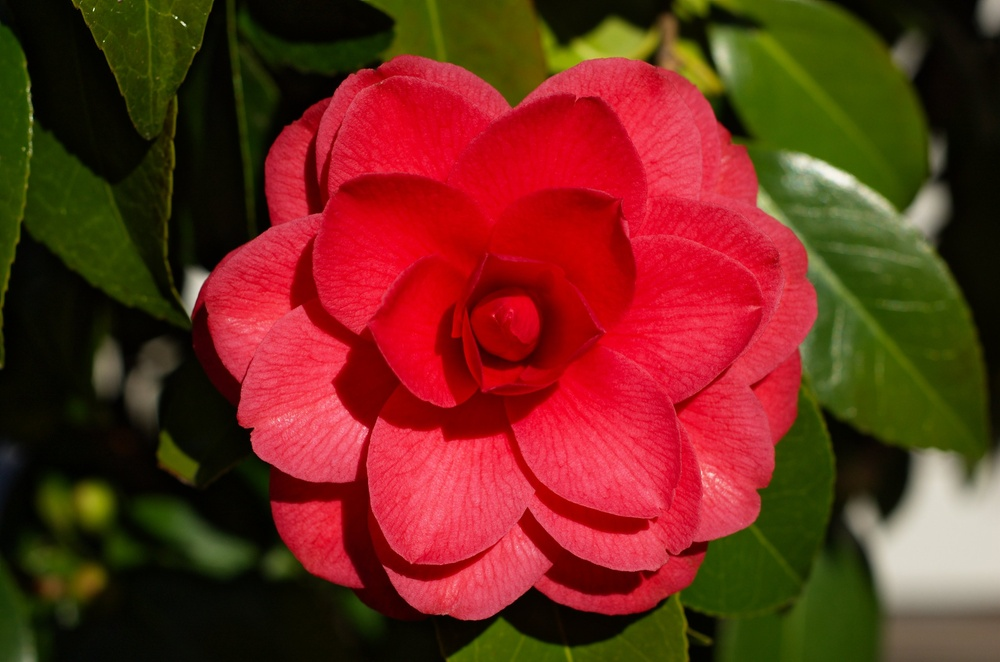
#> input picture image/redFlower.jpeg, 1000 x 662 px, shrunk from 3031 x 2006 before the run
$ jupyter execute tuto2.ipynb
#> lines starting #> are read from the running program, lines starting #| are printed output that depends on the picture; after the words box and inside, x2 and y2 are one past the last pixel; in counts of white or black regions, pixels touching at a corner belong together
[cell 1]
import cv2
import matplotlib.pyplot as plt
import numpy as np

# Trouver de vrais objets grâce à leur couleur
---
Si l'on regarde l'histogramme des channels RVB de l'objet suivant :

[cell 2]
im = cv2.cvtColor(cv2.imread('../image/redFlower.jpeg'), cv2.COLOR_BGR2RGB)
plt.imshow(im)

f,ax=plt.subplots(1,3,figsize=(20,5))
ax[0].hist(im[:,:,0].ravel(),255)
ax[0].set_title('Red')
ax[1].hist(im[:,:,1].ravel(),255)
ax[1].set_title('Green')
ax[2].hist(im[:,:,2].ravel(),255)
ax[2].set_title('Blue')

plt.show()
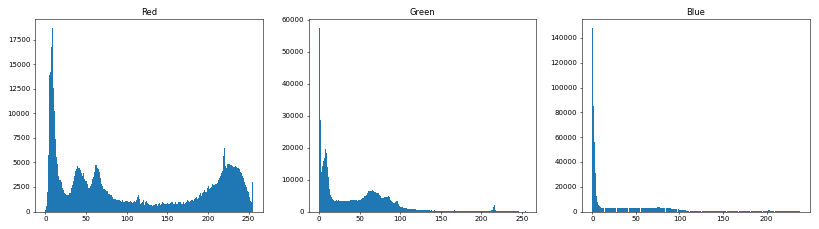
#> figure drawn by matplotlib, 3 panels; panel 1: tallest bar 18655 high, from x = 8 to 9; panel 2: tallest bar 57440 high, from x = 0 to 1; panel 3: tallest bar 147910 high, from x = 5.55e-17 to 0.933

---
On remarque qu'il est plus compliqué de trouver la couleur rouge dans l'histogramme 'Red'. Si l'on sélectionne la composant 255 :

[cell 3]
plt.imshow(im[:,:,0]==255,cmap="gray")
plt.show()
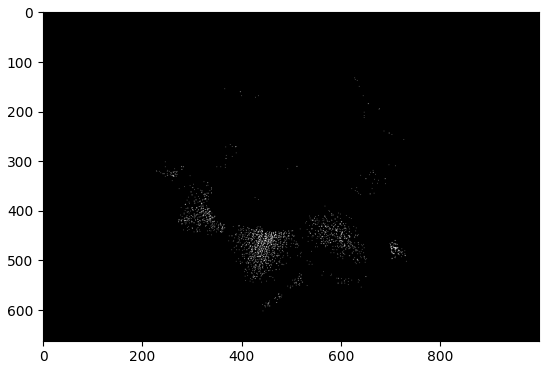
#> figure drawn by matplotlib, 1 panel

# Sélectionne de plusieurs rouge
---
Si l'on prend plusieurs rouges à partir d'un **seuil** choisi au harsard `s = 127`

[cell 4]
imRed = im[:,:,0]>127
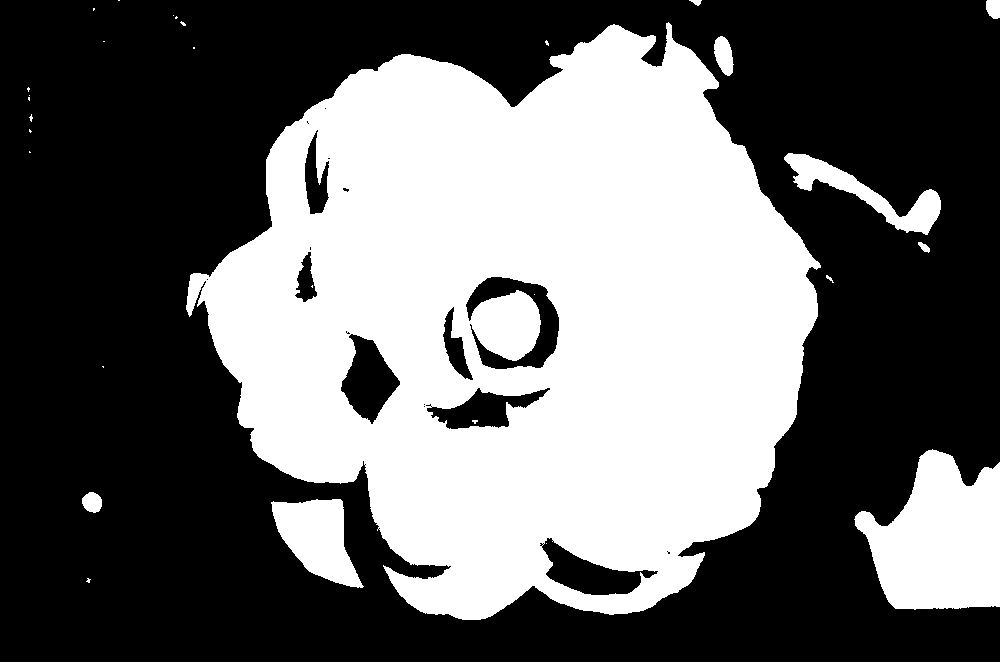
#> imRed: shape (662, 1000) bool; 41.2% white; 30 white regions (20 under 20 px), largest, box (x1, y1, x2, y2) and area: (186, 22, 821, 620) 246553, (854, 449, 1000, 610) 16165, (271, 499, 364, 588) 4821

plt.imshow(imRed,cmap="gray")
plt.show()

# Alier plusieurs couleurs - Méthode 1
---
Nous savons que notre fleur est rouge, pas verte et pas bleu. Ceci traduit en opération logique (`&` pour `and` et `~` pour `not`) <br \>
`Flower = Rouge et pas verte et pas bleu` <br \>
`Flower = red & (~green) & (~blue)`

[cell 5]
red = im[:,:,0]>127
green = im[:,:,1]>127
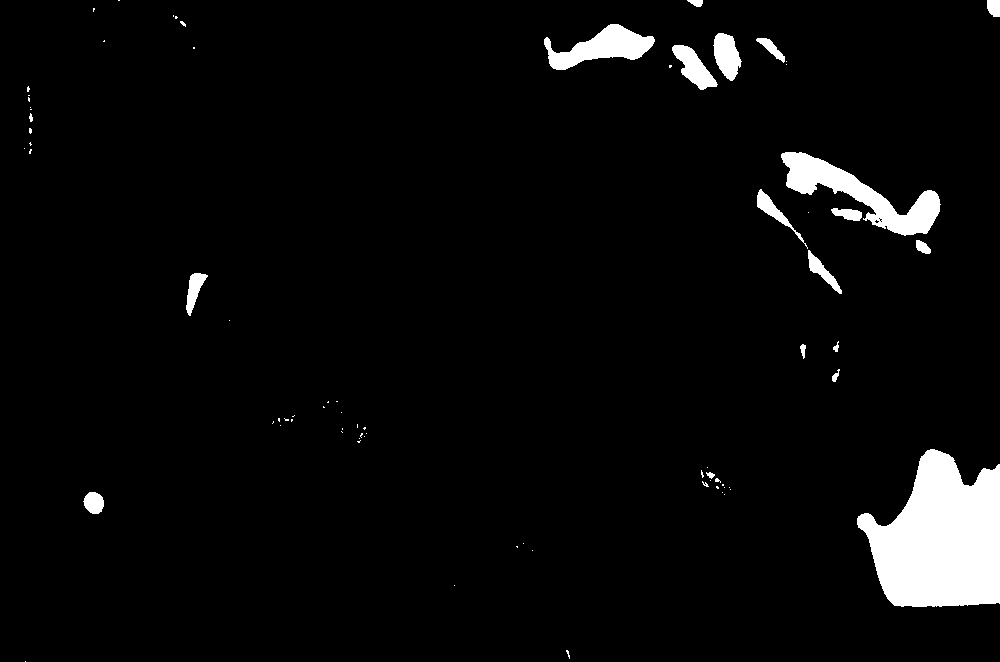
#> green: shape (662, 1000) bool; 4.2% white; 77 white regions (58 under 20 px), largest, box (x1, y1, x2, y2) and area: (857, 449, 1000, 607) 15728, (781, 152, 941, 236) 4457, (544, 24, 655, 70) 2456
blue = im[:,:,2]>127
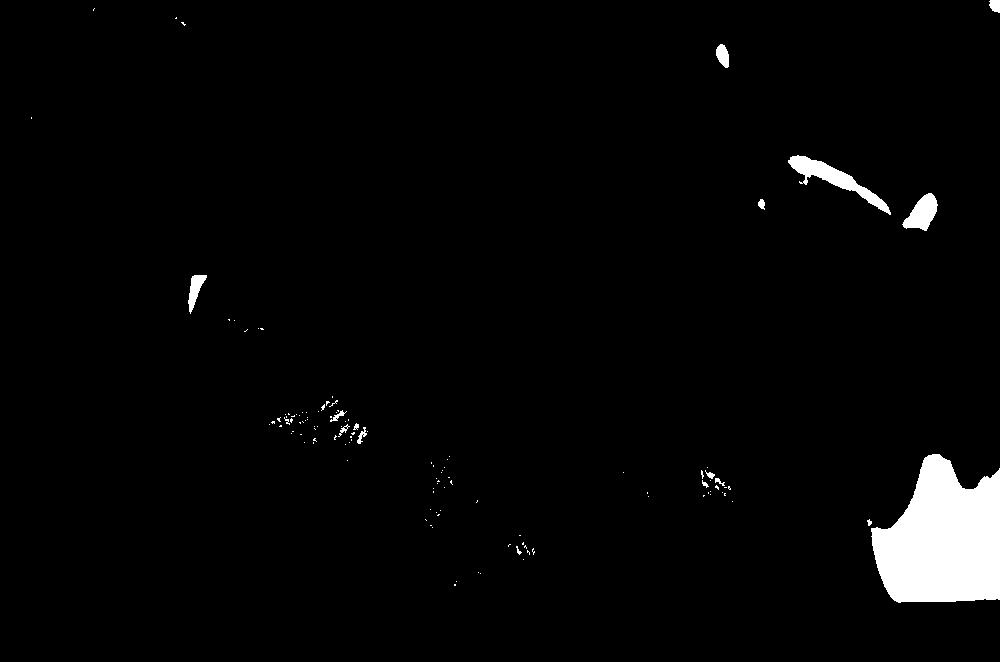
#> blue: shape (662, 1000) bool; 2.7% white; 122 white regions (106 under 20 px), largest, box (x1, y1, x2, y2) and area: (871, 454, 1000, 603) 14046, (788, 155, 891, 215) 1471, (902, 193, 938, 231) 778

f,ax = plt.subplots(1,3,figsize=(10,10))
ax[0].imshow(red,cmap="gray")
ax[1].imshow(green,cmap="gray")
ax[2].imshow(blue,cmap="gray")
plt.show()

plt.imshow(red&~green&~blue,cmap="gray")
plt.show()
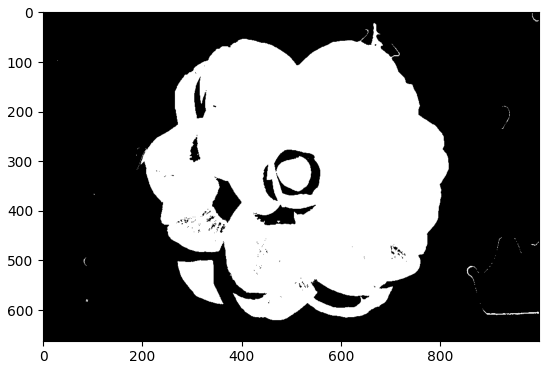
#> figure drawn by matplotlib, 1 panel

# Alier plusieurs couleurs - Méthode 2
---
Il est possible d'utiliser la fonction `cv2.inRange` où l'on sélectionne les tranches de couleurs que l'on veut. <br \>
Ici nous avons considéré que le rouge est dans `[127,255]`, le vert `[0,127]` et le bleu `[0,127]`.

[cell 6]
mask = cv2.inRange(im, (127, 0, 0), (255, 127, 127));
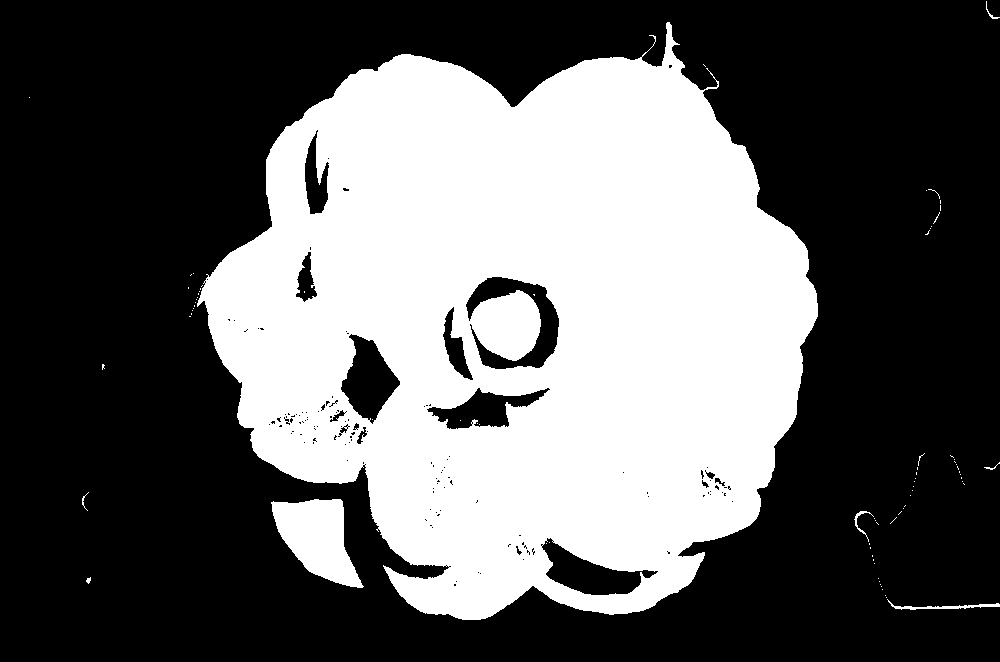
#> mask: shape (662, 1000); 37.4% white; 79 white regions (71 under 20 px), largest, box (x1, y1, x2, y2) and area: (197, 22, 818, 620) 242110, (271, 499, 364, 588) 4835, (887, 599, 1000, 610) 310
plt.imshow(mask,cmap="gray")
plt.show()

$ run again, with image/cd.jpeg copied over image/redFlower.jpeg
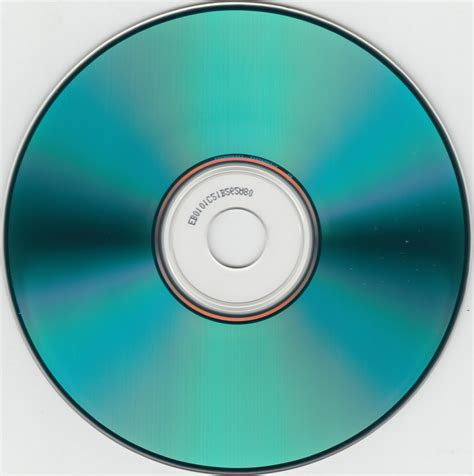
#> input picture image/cd.jpeg, 474 x 476 px
#> `imRed = im[:,:,0]>127`:
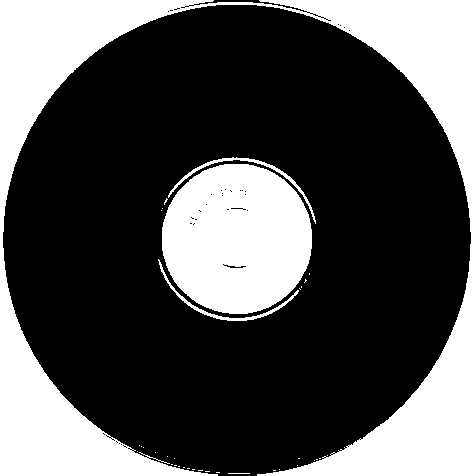
#> imRed: shape (476, 474) bool; 31.8% white; 36 white regions (31 under 20 px), largest, box (x1, y1, x2, y2) and area: (0, 0, 474, 476) 52893, (162, 164, 312, 314) 17769, (168, 157, 316, 224) 562, (158, 259, 299, 321) 520, (228, 473, 250, 474) 22
#> green: shape (476, 474) bool; 79.8% white; 45 black regions (42 under 20 px), largest, box (x1, y1, x2, y2) and area: (4, 5, 470, 476) 45278, (181, 0, 331, 21) 234, (223, 264, 246, 268) 30
#> blue: shape (476, 474) bool; 81.2% white; 44 black regions (41 under 20 px), largest, box (x1, y1, x2, y2) and area: (3, 5, 470, 476) 42077, (170, 0, 337, 24) 274, (223, 264, 248, 268) 35
#> `mask = cv2.inRange(im, (127, 0, 0), (255, 127, 127));`:
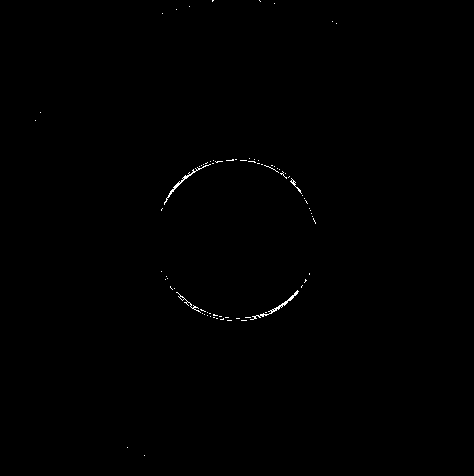
#> mask: shape (476, 474); 0.24% white in thin lines or dots, all inside (x1, y1, x2, y2) = (35, 0, 337, 456)
